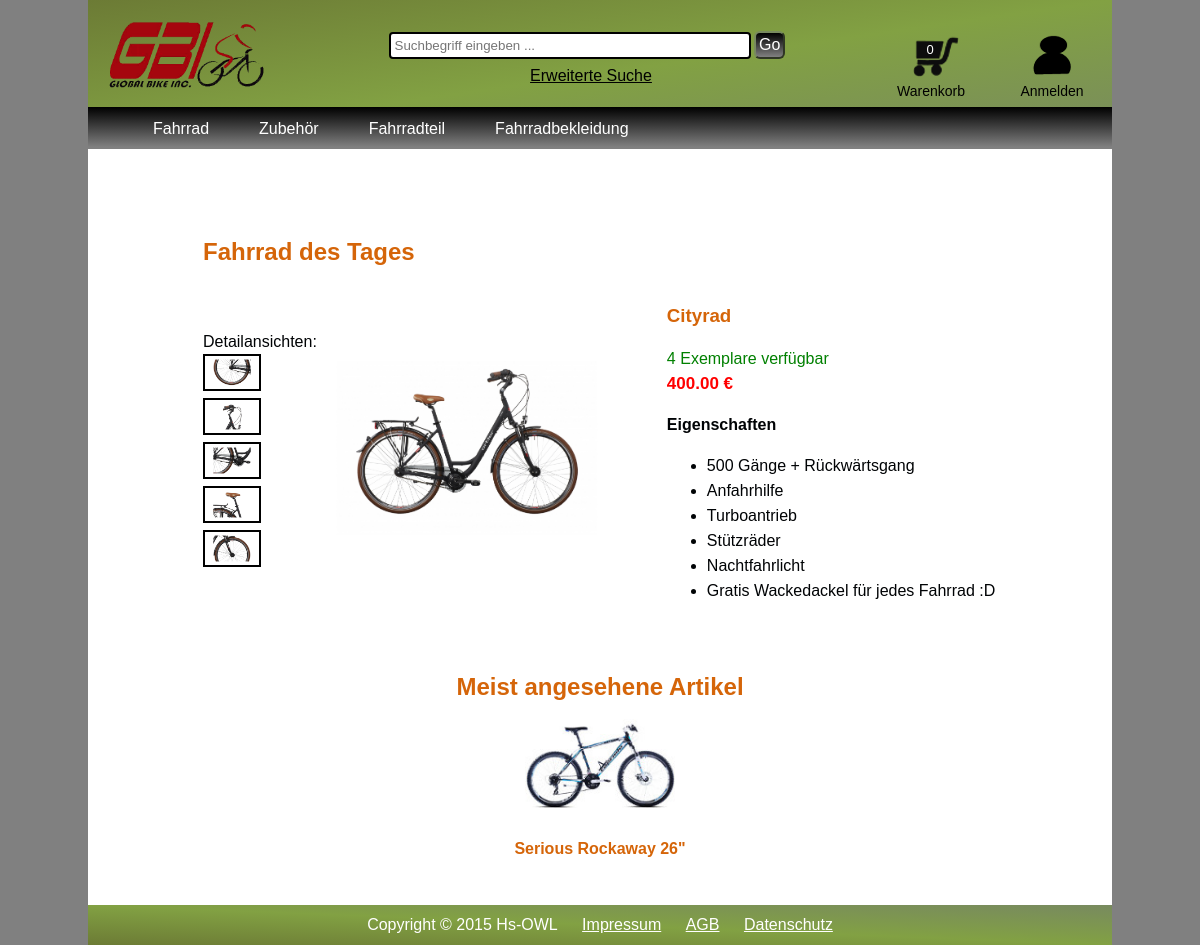
Before: / with the older database file.
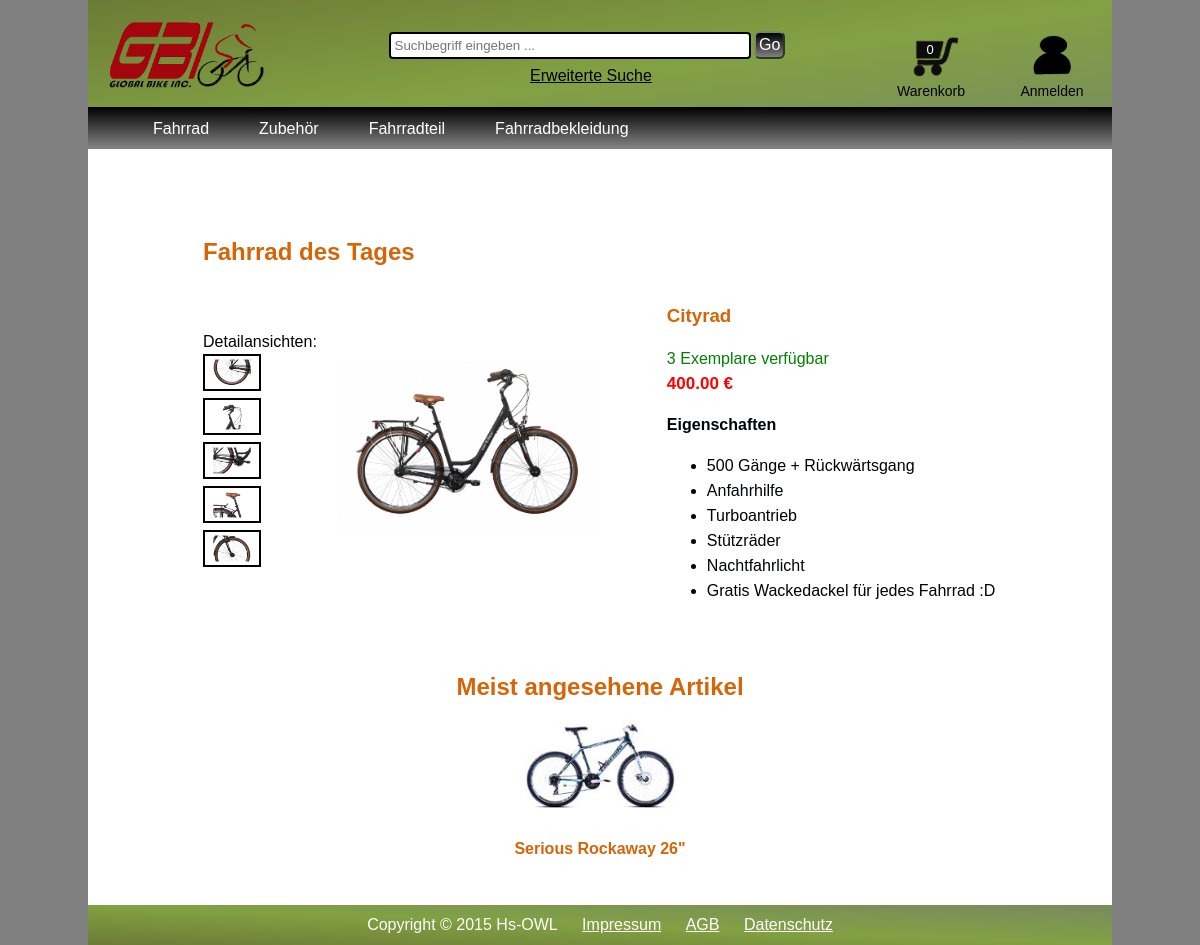
After: the same page with the newer database file.
### tables this page shows
CREATE TABLE `produktkategorie` (
  `PTId` int(11) NOT NULL AUTO_INCREMENT,
  `Bezeichnung` varchar(50) DEFAULT NULL,
  PRIMARY KEY (`PTId`)
);

CREATE TABLE `produkte` (
  `PId` varchar(11) NOT NULL,
  `Artikel des Tages` enum('ja','nein') DEFAULT NULL,
  `Beschreibung` text,
  `bauart` int(11) DEFAULT NULL,
  `Preis` float(6,2) DEFAULT NULL,
  `Stand` datetime DEFAULT NULL,
  `Farbe` varchar(20) DEFAULT NULL,
  `Bezeichnung` varchar(50) DEFAULT NULL,
  `Verfuegbare Menge` int(11) DEFAULT NULL,
  `Menge Besuche` int(11) DEFAULT NULL,
  `geloescht` enum('ja','nein') DEFAULT NULL,
  `produktkategorie` int(11) DEFAULT NULL,
  `preis_alt` float(5,2) DEFAULT NULL,
  `groesse` tinyint(3) DEFAULT NULL,
  `bauvariante` enum('Herrenrad','Damenrad') DEFAULT NULL,
  `marke` varchar(50) DEFAULT NULL,
  `Eigenschaften` text,
  PRIMARY KEY (`PId`),
  KEY `bauart` (`bauart`),
  KEY `produktkategorie` (`produktkategorie`),
  CONSTRAINT `produkte_ibfk_1` FOREIGN KEY (`bauart`) REFERENCES `bauart` (`BId`),
  CONSTRAINT `produkte_ibfk_2` FOREIGN KEY (`produktkategorie`) REFERENCES `produktkategorie` (`PTId`)
);

CREATE TABLE `produktbilder` (
  `BId` int(11) NOT NULL AUTO_INCREMENT,
  `Art` enum('Liste','Produktbild','Detail') DEFAULT NULL,
  `Pfad` text,
  `PId` varchar(11) DEFAULT NULL,
  `geloescht` enum('nein','ja') DEFAULT 'nein',
  PRIMARY KEY (`BId`),
  KEY `PId` (`PId`),
  CONSTRAINT `produktbilder_ibfk_1` FOREIGN KEY (`PId`) REFERENCES `produkte` (`PId`)
);

CREATE TABLE `bauart` (
  `BId` int(11) NOT NULL AUTO_INCREMENT,
  `Bezeichnung` varchar(50) DEFAULT NULL,
  PRIMARY KEY (`BId`)
);

### config.php.inc (called while the page is built, shortened)
<?php
	$benutzername = 'root';
	$passwort = 'Dagobert';
	$datenbank = 'webshop';
	$server = '127.0.0.1';

### Classes/datenbank.php.inc (called while the page is built, shortened)
<?php
	function datenbank_verbindung_aufbauen()
	{
		global $zugriffsmodul;
		global $benutzername;
		global $passwort;
		global $server;
		global $datenbank;
		$con = new Datenbank ($zugriffsmodul, $server, $benutzername, $passwort, $datenbank);
		return $con;
	}
	class Datenbank
	{
		private $db_session;
		private $benutzername;
		private $passwort;
		private $server;
		private $datenbank;
		function __construct ($zugriffsmodul, $server, $benutzername, $passwort, $datenbank )
		{
			$this->db_session = "";
			$this->benutzername = $benutzername;
			$this->passwort = $passwort;
			$this->server = $server;
			$this->datenbank = $datenbank;
		}
		public function db_connect()
		{
			$con = new mysqli( $this->server, $this->benutzername, $this->passwort, $this->datenbank );
			$con->set_charset("utf8");
			$this->db_session = $con;
			return $con;
		}
		public function db_real_escape_string ($string)
		{
			$new_value = $this->db_session->real_escape_string ( $string );
			return $new_value;
		}
		public function db_query( $anweisung )
		{
			$this->query_result = $this->db_session->query ( $anweisung );
			return $this->query_result;
		}
		public function db_fetch_object($result)
		{
			$result = $result->fetch_object();
			return $result;
		}
		public function db_fetch_array($result)
		{
			$result =  $result->fetch_array();
			return $result;
		}
	}
?>

### Classes/navigation.php.inc (called while the page is built, shortened)
<?php
class Navigation extends  Artikelauflistung{
	public function erstelle_array_kategorien(){
		$db = datenbank_verbindung_aufbauen();
		$query = "select PTId, Bezeichnung from produktkategorie";
		$result = $db->db_query($query);
		$kategorien = array();
		$i = 0;
		while($werte = $db->db_fetch_object($result)){
			$kategorien[$i] = $werte;
			$i++;
		}
		return  $kategorien;
	}
	public function erstelle_array_bauart(){
		$db = datenbank_verbindung_aufbauen();
		$query = "select BId, Bezeichnung from bauart";
		$result = $db->db_query($query);
		$bauarten = array();
		$i = 0;
		while($werte = $db->db_fetch_object($result)){
			$bauarten[$i] = $werte;
			$i++;
		}
		return  $bauarten;
	}
}
?>

### Classes/artikel.php.inc (called while the page is built, shortened)
<?php
	class Artikelauflistung{
?>
<?php
		protected function anfangszeilenSQLQuery(){
			$query = "
						select
							distinct p.Bezeichnung bezeichnung,
							b.Bezeichnung kategorie,
							`Verfuegbare Menge` exemplare,
							Preis preis,
							preis_alt,
							sterne1,
							sterne2,
							sterne3,
							sterne4,
							sterne5,
							p.PId,
							pb.Pfad bild
						from
							produkte p
								left join bauart b on (b.BId = p.bauart)
								left join produktkategorie pk on (pk.PTId = p.produktkategorie)
								left join ( select count(*) sterne1, PId from kommentare where bewertung = '1' and geloescht = 'nein' group by PId ) s1 using (PId)
								left join ( select count(*) sterne2, PId from kommentare where bewertung = '2' and geloescht = 'nein' group by PId ) s2 using (PId)
								left join ( select count(*) sterne3, PId from kommentare where bewertung = '3' and geloescht = 'nein' group by PId ) s3 using (PId)
								left join ( select count(*) sterne4, PId from kommentare where bewertung = '4' and geloescht = 'nein' group by PId ) s4 using (PId)
								left join ( select count(*) sterne5, PId from kommentare where bewertung = '5' and geloescht = 'nein' group by PId ) s5 using (PId)
								left join produktbilder pb using (PId)
						where
							(pb.Art = 'Liste' or pb.Art is null)
				";
			return $query;
		}
	}
?>

### Classes/ArtikelDesTages.php.inc (called while the page is built, shortened)
<?php
class ArtikelDesTages extends ArtikelDetails {
	public function ArtikelDesTagesPIdSuchen(){
		$db = datenbank_verbindung_aufbauen();
		$query = "select PId
		from
		produkte
		where `Artikel des Tages` = 'ja' ";
		$result = $db->db_query($query);
		$werte = "";
		while ($db_werte = $db->db_fetch_object($result)){
		$werte = $db_werte->PId;
		}
		return $werte;
	}
}
?>

### Classes/ArtikelDetails.php.inc (called while the page is built, shortened)
<?php
class ArtikelDetails extends  Artikelauflistung{
	public function beschreibungAnzeigen($pid){
		$db = datenbank_verbindung_aufbauen();
		$pid=$db->db_real_escape_string($pid);
		$query = "select
					 Beschreibung, `Verfuegbare Menge` as Menge, Preis, bauart.Bezeichnung as bauart, produkte.Bezeichnung as Bezeichnung
				from
					produkte
					left join bauart ON (produkte.bauart = bauart.BId)
				where pid = '$pid' ";
		$result = $db->db_query($query);
		$werte = "";
		while ($db_werte = $db->db_fetch_object($result)){
			$werte = $db_werte;
		}
		return $werte;
	}
	public function produktbildAnzeigen($pid){
		$db = datenbank_verbindung_aufbauen();
		$pid=$db->db_real_escape_string($pid);
		$query = "select
		Pfad
		from
		produktbilder
		where pid = '$pid' AND geloescht = 'nein' ANd Art = 'Produktbild'  ";
		$result = $db->db_query($query);
		$wert = "";
		while ($db_wert = $db->db_fetch_object($result)){
		$wert = $db_wert->Pfad;
	}
		return $wert;
	}
	public function DetailbilderAnzeigen($pid){
		$db = datenbank_verbindung_aufbauen();
		$pid=$db->db_real_escape_string($pid);
		$query = "select
		Pfad
		from
		produktbilder
		where pid = '$pid' AND geloescht = 'nein' ANd Art = 'Detail'  ";
		$result = $db->db_query($query);
		$werte = array();
		$i= 0;
		while ($db_werte = $db->db_fetch_object($result)){
			$werte[$i] = $db_werte->Pfad;
			$i ++;
		}
		return $werte;
	}
	public function EigenschaftenAnzeigen($pid){
		$db = datenbank_verbindung_aufbauen();
		$pid=$db->db_real_escape_string($pid);
		$query = "select
		Eigenschaften
		from
		produkte
		where pid = '$pid'";
		$result = $db->db_query($query);
		$werte = array();
		while ($db_werte = $db->db_fetch_array($result)){
			$eigenschaften = $db_werte[0];
			$werte = explode (";",$eigenschaften);
		}
		return $werte;
	}
}
?>

### Classes/MeistAngeseheneArtikel.php.inc (called while the page is built, shortened)
<?php
class MeistAngeseheneArtikel {
	public function MeistAngeseheneArtikelAnzeigen () {
		$db = datenbank_verbindung_aufbauen();
		$query = "select
					 Bezeichnung, Pfad, produkte.PId as PId
				from
					produkte
					left join produktbilder ON (produkte.PId = produktbilder.PId)
				where produktbilder.Art ='Liste' AND (`Artikel des Tages`!= 'ja' OR `Artikel des Tages` is NULL)
				order by `Menge Besuche` DESC
				limit 0,4";
		$result = $db->db_query($query);
		$werte = array();
		$i= 0;
		while ($db_werte = $db->db_fetch_object($result)){
			$werte[$i] = $db_werte;
			$i ++;
		}
		return $werte;
	}
}
?>

### index.php (the view, shortened to what the rows shown need)
<!DOCTYPE html>
<html lang="de">
<head>
<link rel="stylesheet" href="Styles/style.css" type="text/css" />
<link rel="stylesheet" href="Styles/lightbox.css">
</head>
<body class="body">
	<?php
	include_once './Classes/meldungsfenster.php.inc';
	include_once './Classes/datenbank.php.inc';
	include_once 'Classes/artikel.php.inc';
	include_once 'Classes/navigation.php.inc';
	?>
	<header class="mainHeader">
		<nav class="nav">
			<ul class="navigation">
        	<?php
									$navi = new Navigation ();
									$arr_kategorie = $navi->erstelle_array_kategorien ();
									for($i = 0; $i < count ( $arr_kategorie ); $i ++) {
										$kategorie = $arr_kategorie [$i];
										if ($i != 0) {
											echo '<li><a href="./?page=uebersicht&PTId=' . htmlspecialchars ( $kategorie->PTId, ENT_QUOTES, 'UTF-8' ) . '">' . htmlspecialchars ( $kategorie->Bezeichnung, ENT_QUOTES, 'UTF-8' ) . '</a></li>';
										} else {
											echo '<li><a href="./?page=#">' . htmlspecialchars ( $kategorie->Bezeichnung, ENT_QUOTES, 'UTF-8' ) . '</a>';
										}
									}
									?>
        </ul>
		</nav>
    </header>
	<div class="mainContent">
		<div class="content">
			<?php
			include "./Funktions/PHP/set_page.php.inc";
			?>
        </div>
	</div>
</body>
</html>

### Pages/startseite.php.inc (shortened to what the rows shown need)
<?php
include_once 'Classes/ArtikelDesTages.php.inc';
include_once 'Classes/MeistAngeseheneArtikel.php.inc';
$artikelDesTages = new ArtikelDesTages();
$meistAngesheneArtikel = new MeistAngeseheneArtikel();
$ArtikelDesTagesPId= $artikelDesTages->ArtikelDesTagesPIdSuchen();
?>
<div class = "startseite">
<article class="detailContent">
    <header>
        <h2>Fahrrad des Tages</h2>
    </header>
    <content>
    <div class="detailLeft">
    	Detailansichten:
    		<div class="detailCell">
    		<?php
    		foreach ($artikelDesTages->DetailbilderAnzeigen($ArtikelDesTagesPId) AS $PfadDetailbild) {
    			echo '<a href= "'.$PfadDetailbild.'"  data-lightbox="Produktbilder"> <img src="'.$PfadDetailbild.'" alt="Detail" class="BildMustermodellMinatur" /> </a>';
    		}
    		?>
    		</div>
    </div>
    	<div class= "detailMiddle">
    	<?php
    	$artikel = $artikelDesTages->beschreibungAnzeigen($ArtikelDesTagesPId);
    	if ($artikelDesTages->produktbildAnzeigen($ArtikelDesTagesPId)!=""){
    	echo '<a href="./?page=produkt&pid='.htmlspecialchars($ArtikelDesTagesPId,ENT_QUOTES,'UTF-8').'" title="'.htmlspecialchars($artikel->bauart,ENT_QUOTES,'UTF-8').'">';
    	?>
    	<img src="
    		<?php
    		echo $artikelDesTages->produktbildAnzeigen($ArtikelDesTagesPId);
    		?>" alt="
    		<?php
    		echo htmlspecialchars($artikel->Bezeichnung,ENT_QUOTES,'UTF-8');
    		?>
    		" class="BildMustermodell" />
    		<?php
    			echo "</a>";}
    		?>
    		</div>
    	<div class="detailContentText">
    		<?php
					$artikel = $artikelDesTages->beschreibungAnzeigen($ArtikelDesTagesPId);
					echo  '<span id="bauart" > <h3><a href="./?page=produkt&pid='.htmlspecialchars($ArtikelDesTagesPId,ENT_QUOTES,'UTF-8').'" title="'.htmlspecialchars($artikel->bauart,ENT_QUOTES,'UTF-8').'">'.htmlspecialchars($artikel->bauart,ENT_QUOTES,'UTF-8').'</a> </h3> </span>'
					?>
    		<div class="menge_exemplare_gruen">
    			<?php
					$artikel = $artikelDesTages->beschreibungAnzeigen($ArtikelDesTagesPId);
					echo '<span id="exemplare_auf_lager" >'.htmlspecialchars($artikel->Menge,ENT_QUOTES,'UTF-8').'</span> Exemplare verfügbar';
				?>
    		</div>
    		<div class="listeneintrag_auflistung_preis" >
    			<?php
					$artikel = $artikelDesTages->beschreibungAnzeigen($ArtikelDesTagesPId);
					echo '<span id="preis" >'.htmlspecialchars($artikel->Preis,ENT_QUOTES,'UTF-8').'</span> €';
					?>
    		</div>
	        <?php
	        $eigenschaften = $artikelDesTages ->EigenschaftenAnzeigen($ArtikelDesTagesPId) ;
	        if (count($eigenschaften)>0) {
	        	if (count($eigenschaften)==1 && $eigenschaften[0]=="") {
	        	}else {
	        	echo '<p><strong>Eigenschaften</strong></p>
        				<ul type="disc">';
	        	foreach ($eigenschaften as $eigenschaft){
	        		echo '<li>'.htmlspecialchars($eigenschaft,ENT_QUOTES,'UTF-8').'</li>';
	        	}
	        	echo '</ul>';
	        	}
	        }
	        ?>
    	</div>
    </content>
</article>
<article class="bottomContent">
    <header>
        <h2>Meist angesehene Artikel</h2>
    </header>
    <content>
    <div class="BottomContentContainer">
    	<div class="BottomContentTableRow">
    		<?php
    		foreach ($meistAngesheneArtikel->MeistAngeseheneArtikelAnzeigen() as $angeseheneArtikel){
    			$pfad = $angeseheneArtikel->Pfad;
    			$bezeichnung = htmlspecialchars($angeseheneArtikel->Bezeichnung,ENT_QUOTES,'UTF-8');
    			$pid= $angeseheneArtikel->PId;
    			echo '<div class="articleCell"><a href="./?page=produkt&pid='.$pid.'" title="'.$bezeichnung.'"><img src="'.$pfad.'" alt="'.$bezeichnung.'" class="BildMustermodellKlein" </a>
        		<h4><a href="./?page=produkt&pid='.$pid.'" title="'.$bezeichnung.'">'.$bezeichnung.'</a></h4></div>';
    		}
    		?>
        </div>
    </content>
</article>
</div>

Changed rows visible on the page:
changed produkte "Cityrad": Verfuegbare Menge "4" → "3"
